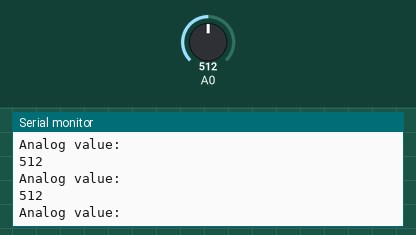
Recording of a sketch running on a simulated Arduino Uno, built with avr-gcc and run on an emulated ATmega328P. Shown: the last lines printed to the serial monitor. The inputs (shaded band) are chosen by the test bench; at power-on: A0 = 512.

Above: at 1.2 s.
1.3 s: A0 set to 106
At 2.4 s:
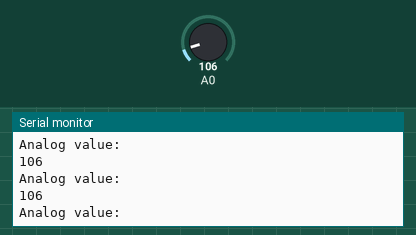
2.8 s: A0 set to 91
At 3.4 s:
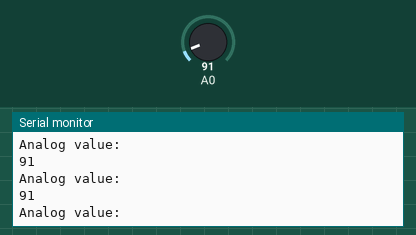
5.8 s: A0 set to 11
At 6.6 s:
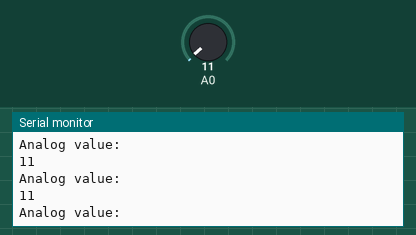
8.8 s: A0 set to 8
At 9.6 s:
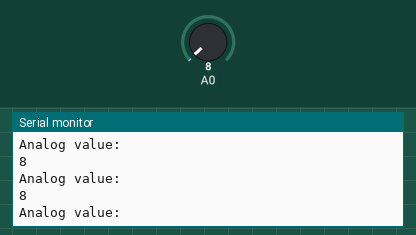
Timing chart, 0 to 11.3 s (numbered marks = the images above; inputs shaded):
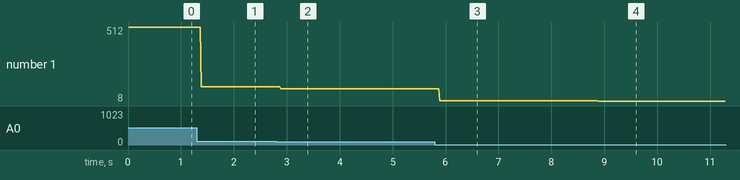

Measured:
- after the input at 1.3 s, the serial monitor: prints a new line after 0.09 s (image 1)
- after the input at 2.8 s, the serial monitor: prints a new line after 0.09 s (image 2)
- after the input at 5.8 s, the serial monitor: prints a new line after 0.09 s (image 3)
- after the input at 8.8 s, the serial monitor: prints a new line after 0.09 s (image 4)
- plotted number 1: 512 → 106 after the input at 1.3 s, 106 → 91 after the input at 2.8 s, 91 → 11 after the input at 5.8 s, 11 → 8 after the input at 8.8 s

The sketch:

6.1.ino
```cpp
void setup()
{
	// Set the serial monitor baudrate to 9600
	Serial.begin(9600);
}

void loop()
{
	// Variable to store ADC value ( 0 to 1023 )
	int level;
	// analogRead function returns the integer 10 bit integer (0 to 1023)
	level = analogRead(0);

	// Print text in serial monitor
	Serial.println("Analog value:");
	// Print analog value in serial monitor
	Serial.println(level);
}
```
